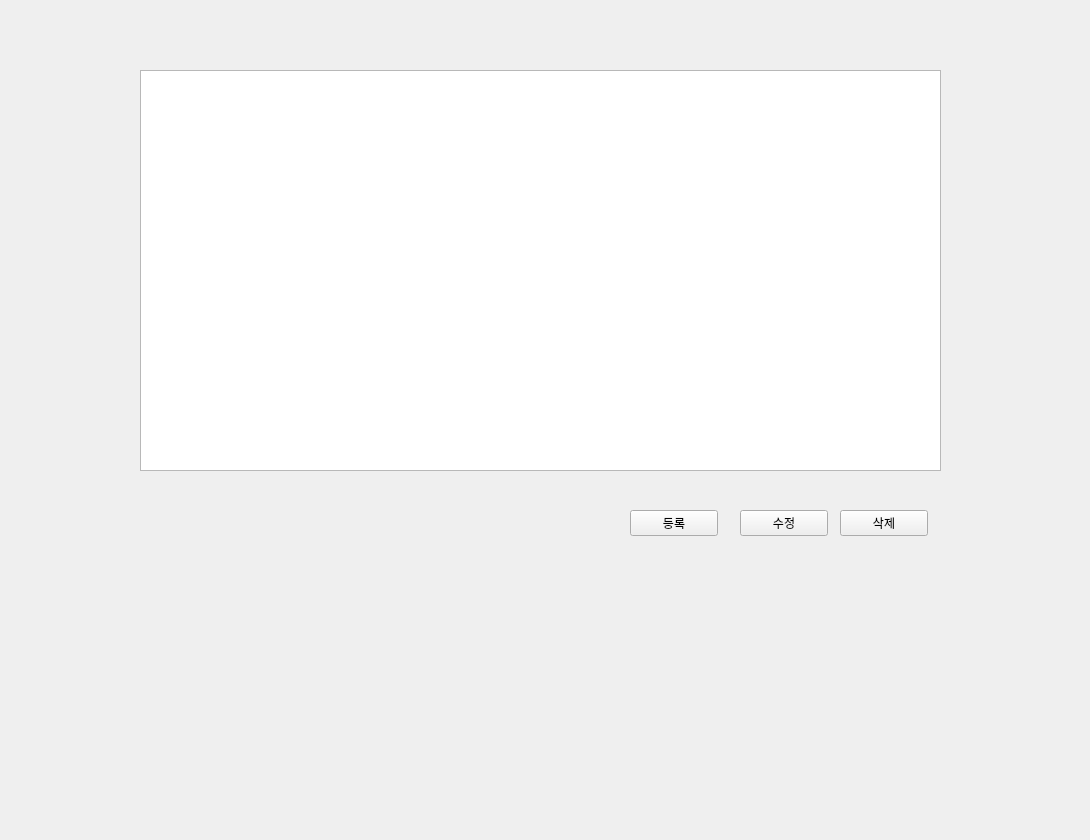
<?xml version="1.0" encoding="UTF-8"?>
<ui version="4.0">
 <class>organization</class>
 <widget class="QWidget" name="organization">
  <property name="geometry">
   <rect>
    <x>0</x>
    <y>0</y>
    <width>1090</width>
    <height>840</height>
   </rect>
  </property>
  <property name="windowTitle">
   <string>organization</string>
  </property>
  <widget class="QStackedWidget" name="stackedWidget">
   <property name="geometry">
    <rect>
     <x>90</x>
     <y>50</y>
     <width>911</width>
     <height>761</height>
    </rect>
   </property>
   <widget class="QWidget" name="page">
    <widget class="QPushButton" name="pushButton">
     <property name="geometry">
      <rect>
       <x>540</x>
       <y>460</y>
       <width>88</width>
       <height>26</height>
      </rect>
     </property>
     <property name="text">
      <string>등록</string>
     </property>
    </widget>
    <widget class="QPushButton" name="pushButton_2">
     <property name="geometry">
      <rect>
       <x>650</x>
       <y>460</y>
       <width>88</width>
       <height>26</height>
      </rect>
     </property>
     <property name="text">
      <string>수정</string>
     </property>
    </widget>
    <widget class="QPushButton" name="pushButton_3">
     <property name="geometry">
      <rect>
       <x>750</x>
       <y>460</y>
       <width>88</width>
       <height>26</height>
      </rect>
     </property>
     <property name="text">
      <string>삭제</string>
     </property>
    </widget>
    <widget class="QTableWidget" name="tableWidget">
     <property name="geometry">
      <rect>
       <x>50</x>
       <y>20</y>
       <width>801</width>
       <height>401</height>
      </rect>
     </property>
    </widget>
   </widget>
   <widget class="QWidget" name="page_2"/>
  </widget>
 </widget>
 <resources/>
 <connections/>
</ui>
